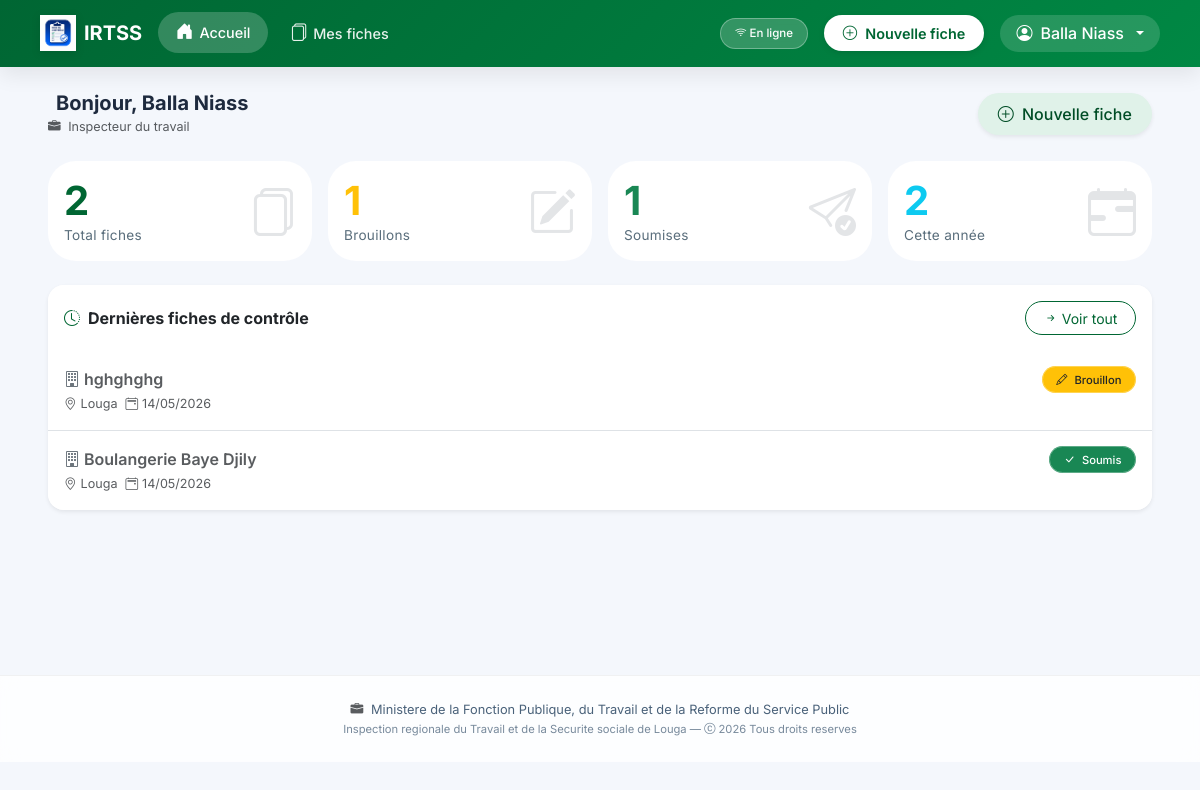
The page / (signed in) on the database as committed earlier.
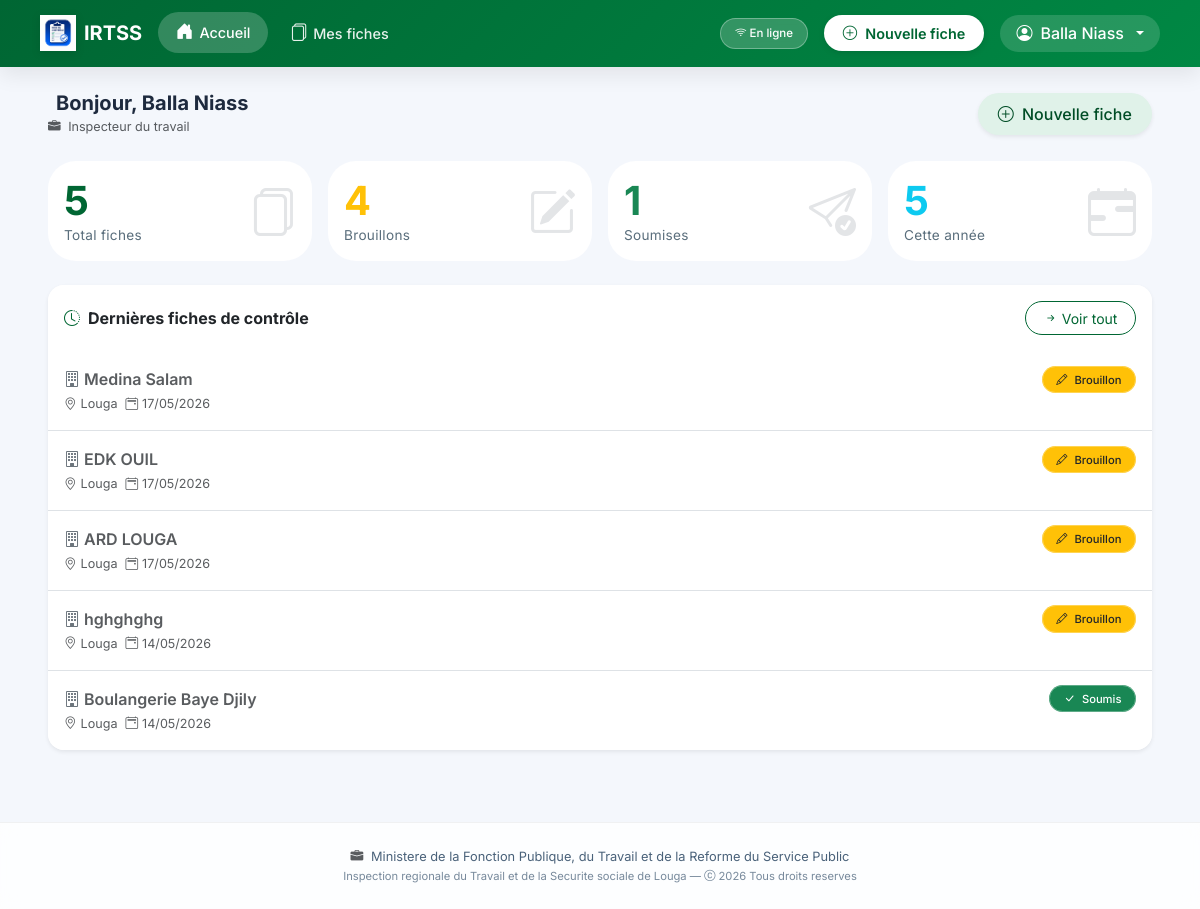
The same page on the database as committed later.
### inspection/models.py (models this page shows, shortened)
class FicheControle(models.Model):
    STATUT_CHOICES = [
        ('brouillon', 'Brouillon'),
        ('soumis', 'Soumis'),
    ]
    inspecteur = models.ForeignKey(User, on_delete=models.CASCADE, related_name='fiches')
    entreprise = models.CharField(max_length=255, verbose_name="Entreprise ou Établissement")
    date_controle = models.DateField(verbose_name="Date du contrôle")
    lieu = models.CharField(max_length=100, default="Louga", verbose_name="Lieu")
    statut = models.CharField(max_length=20, choices=STATUT_CHOICES, default='brouillon')
    local_id = models.CharField(max_length=100, blank=True, null=True)
    adresse = models.TextField(blank=True)
    telephone = models.CharField(max_length=50, blank=True)
    email_entreprise = models.EmailField(blank=True)
    date_ouverture = models.DateField(null=True, blank=True)
    forme_juridique = models.CharField(max_length=100, blank=True)
    activite_principale = models.CharField(max_length=200, blank=True)
    chef_nom = models.CharField(max_length=200, blank=True, verbose_name="Chef d'établissement - Prénom et Nom")
    chef_cellulaire = models.CharField(max_length=50, blank=True)
    chef_email = models.EmailField(blank=True)
    representant_nom = models.CharField(max_length=200, blank=True, verbose_name="Représentant travailleurs - Prénom et Nom")
    representant_qualite = models.CharField(max_length=100, blank=True)
    representant_cellulaire = models.CharField(max_length=50, blank=True)
    representant_email = models.EmailField(blank=True)
    doe = models.CharField(max_length=3, blank=True, verbose_name="Déclaration d'Ouverture d'Établissement (DOE)")
    registre_paie = models.CharField(max_length=3, blank=True)
    cadres_hommes = models.PositiveIntegerField(null=True, blank=True, default=0)
    cadres_femmes = models.PositiveIntegerField(null=True, blank=True, default=0)
    ouvriers_hommes = models.PositiveIntegerField(null=True, blank=True, default=0)
    ouvriers_femmes = models.PositiveIntegerField(null=True, blank=True, default=0)
    cdi = models.PositiveIntegerField(null=True, blank=True, default=0, verbose_name="CDI")
    cdd = models.PositiveIntegerField(null=True, blank=True, default=0, verbose_name="CDD")
    cs = models.PositiveIntegerField(null=True, blank=True, default=0, verbose_name="CS")
    c_app = models.PositiveIntegerField(null=True, blank=True, default=0, verbose_name="C APP")
    autres_contrats = models.PositiveIntegerField(null=True, blank=True, default=0, verbose_name="Autres")
    remuneration_au_temps_1 = models.BooleanField(default=False)
    remuneration_au_temps_2 = models.BooleanField(default=False)
    remuneration_a_la_piece_1 = models.BooleanField(default=False)
    remuneration_a_la_piece_2 = models.BooleanField(default=False)
    remuneration_les_deux_1 = models.BooleanField(default=False)
    remuneration_les_deux_2 = models.BooleanField(default=False)
    salaires_conformes_1 = models.CharField(max_length=3, blank=True)
    salaires_conformes_2 = models.CharField(max_length=3, blank=True)
    bulletins_paie_1 = models.CharField(max_length=3, blank=True)
    bulletins_paie_2 = models.CharField(max_length=3, blank=True)
    heures_sup_1 = models.CharField(max_length=3, blank=True)
    heures_sup_2 = models.CharField(max_length=3, blank=True)
    prime_anciennete_1 = models.CharField(max_length=3, blank=True)
    prime_anciennete_2 = models.CharField(max_length=3, blank=True)
    jours_feries_1 = models.CharField(max_length=3, blank=True)
    jours_feries_2 = models.CharField(max_length=3, blank=True)
    indemnites_transport_1 = models.CharField(max_length=3, blank=True)
    indemnites_transport_2 = models.CharField(max_length=3, blank=True)
    horaires_affiches_1 = models.CharField(max_length=3, blank=True)
    horaires_affiches_2 = models.CharField(max_length=3, blank=True)
    amenagement_8h_5j_1 = models.CharField(max_length=3, blank=True)
    amenagement_8h_5j_2 = models.CharField(max_length=3, blank=True)
    amenagement_6h40_6j_1 = models.CharField(max_length=3, blank=True)
    amenagement_6h40_6j_2 = models.CharField(max_length=3, blank=True)
    pause_quotidienne_1 = models.CharField(max_length=3, blank=True)
    pause_quotidienne_2 = models.CharField(max_length=3, blank=True)
    repos_hebdomadaire_1 = models.CharField(max_length=3, blank=True)
    repos_hebdomadaire_2 = models.CharField(max_length=3, blank=True)
    declaration_css_1 = models.CharField(max_length=3, blank=True)
    declaration_css_2 = models.CharField(max_length=3, blank=True)
    adhesion_css_1 = models.CharField(max_length=3, blank=True)
    adhesion_css_2 = models.CharField(max_length=3, blank=True)
    adhesion_ipres_1 = models.CharField(max_length=3, blank=True)
    adhesion_ipres_2 = models.CharField(max_length=3, blank=True)
    adhesion_ipm_1 = models.CharField(max_length=3, blank=True)
    adhesion_ipm_2 = models.CharField(max_length=3, blank=True)
    cotisations_css_1 = models.CharField(max_length=3, blank=True)
    cotisations_css_2 = models.CharField(max_length=3, blank=True)
    cotisations_ipres_1 = models.CharField(max_length=3, blank=True)
    cotisations_ipres_2 = models.CharField(max_length=3, blank=True)
    cotisations_ipm_1 = models.CharField(max_length=3, blank=True)
    cotisations_ipm_2 = models.CharField(max_length=3, blank=True)
    delegues_personnel_1 = models.CharField(max_length=3, blank=True)
    delegues_personnel_2 = models.CharField(max_length=3, blank=True)
    reglement_interieur_1 = models.CharField(max_length=3, blank=True)
    reglement_interieur_2 = models.CharField(max_length=3, blank=True)
    comite_hst_1 = models.CharField(max_length=3, blank=True)
    comite_hst_2 = models.CharField(max_length=3, blank=True)
    visite_medicale_1 = models.CharField(max_length=3, blank=True)
    visite_medicale_2 = models.CharField(max_length=3, blank=True)
    extincteurs_1 = models.CharField(max_length=3, blank=True)
    extincteurs_2 = models.CharField(max_length=3, blank=True)
    epi_disponible_1 = models.CharField(max_length=3, blank=True)
    epi_disponible_2 = models.CharField(max_length=3, blank=True)
    epi_effectif_1 = models.CharField(max_length=3, blank=True)
    epi_effectif_2 = models.CharField(max_length=3, blank=True)
    toilettes_1 = models.CharField(max_length=3, blank=True)
    toilettes_2 = models.CharField(max_length=3, blank=True)
    conges_1 = models.CharField(max_length=3, blank=True)
    conges_2 = models.CharField(max_length=3, blank=True)
    dasmo_bs_1 = models.CharField(max_length=3, blank=True)
    dasmo_bs_2 = models.CharField(max_length=3, blank=True)
    observations_divers = models.TextField(blank=True)
    observations_generales = models.TextField(blank=True)
    suite_observations_orales = models.BooleanField(default=False)
    suite_observations_ecrites = models.BooleanField(default=False)
    suite_mise_en_demeure = models.BooleanField(default=False)
    suite_pv_infraction = models.BooleanField(default=False)
    suite_refere = models.BooleanField(default=False)
    delai_reception = models.BooleanField(default=False)
    delai_un_mois = models.BooleanField(default=False)
    delai_autres = models.BooleanField(default=False)
    delai_autres_precision = models.CharField(max_length=200, blank=True)
    signature_equipe = models.CharField(max_length=200, blank=True)
    signature_gerant = models.CharField(max_length=200, blank=True)
    created_at = models.DateTimeField(auto_now_add=True)
    updated_at = models.DateTimeField(auto_now=True)
    class Meta:
        ordering = ['-created_at']
        verbose_name = "Fiche de contrôle"
        verbose_name_plural = "Fiches de contrôle"

### inspection/views.py (the view)
# urls.py: path('', views.tableau_de_bord, name='tableau_de_bord'),
@login_required
def tableau_de_bord(request):
    user = request.user
    fiches = FicheControle.objects.all() if user.is_staff else FicheControle.objects.filter(inspecteur=user)
    total       = fiches.count()
    brouillons  = fiches.filter(statut='brouillon').count()
    soumises    = fiches.filter(statut='soumis').count()
    cette_annee = fiches.filter(created_at__year=timezone.now().year).count()
    recentes    = fiches[:10]
    return render(request, 'inspection/tableau_de_bord.html', {
        'total': total, 'brouillons': brouillons,
        'soumises': soumises, 'cette_annee': cette_annee, 'recentes': recentes,
    })

### templates/inspection/tableau_de_bord.html (shortened to what this page needs)
{% extends 'inspection/base.html' %}
{% load static %}
{% block content %}
<div class="container-fluid px-3 px-lg-4">
  <div class="d-flex flex-wrap align-items-center justify-content-between mb-4 gap-2">
    <div>
      <h5 class="fw-bold mb-0 d-flex align-items-center gap-2">
        Bonjour, {{ user.first_name }} {{ user.last_name }}
      </h5>
      <small class="text-muted">
        <i class="bi bi-briefcase-fill me-1"></i>
        {% if user.is_staff %}Administrateur IRTSS{% else %}Inspecteur du travail{% endif %}
      </small>
    </div>
    <a href="{% url 'nouvelle_fiche' %}" class="btn btn-senegal-soft shadow-sm">
      <i class="bi bi-plus-circle me-1"></i> Nouvelle fiche
    </a>
  </div>
  <div class="row g-3 mb-4">
    <div class="col-6 col-md-3">
      <div class="stat-card p-3">
        <div class="stat-value text-senegal">{{ total|default:"0" }}</div>
        <div class="stat-label">Total fiches</div>
        <i class="bi bi-files stat-icon"></i>
      </div>
    </div>
    <div class="col-6 col-md-3">
      <div class="stat-card p-3">
        <div class="stat-value text-warning">{{ brouillons|default:"0" }}</div>
        <div class="stat-label">Brouillons</div>
        <i class="bi bi-pencil-square stat-icon"></i>
      </div>
    </div>
    <div class="col-6 col-md-3">
      <div class="stat-card p-3">
        <div class="stat-value text-success">{{ soumises|default:"0" }}</div>
        <div class="stat-label">Soumises</div>
        <i class="bi bi-send-check stat-icon"></i>
      </div>
    </div>
    <div class="col-6 col-md-3">
      <div class="stat-card p-3">
        <div class="stat-value text-info">{{ cette_annee|default:"0" }}</div>
        <div class="stat-label">Cette année</div>
        <i class="bi bi-calendar-range stat-icon"></i>
      </div>
    </div>
  </div>
  <div class="card border-0 shadow-sm rounded-4 overflow-hidden">
    <div class="card-header bg-white py-3 d-flex flex-wrap justify-content-between align-items-center border-0">
      <h6 class="mb-0 fw-bold">
        <i class="bi bi-clock-history me-2 text-senegal"></i>Dernières fiches de contrôle
      </h6>
      <a href="{% url 'liste_fiches' %}" class="btn btn-outline-senegal btn-sm">
        <i class="bi bi-arrow-right-short"></i> Voir tout
      </a>
    </div>
    <div class="card-body p-0">
      {% if recentes %}
      <div class="list-group list-group-flush">
        {% for fiche in recentes %}
        <a href="{% url 'detail_fiche' fiche.pk %}" class="list-group-item list-group-item-action fiche-item px-3 py-3">
          <div class="d-flex flex-wrap justify-content-between align-items-start gap-2">
            <div class="flex-grow-1">
              <div class="fw-semibold fs-6">
                <i class="bi bi-building me-1 text-secondary"></i>{{ fiche.entreprise }}
              </div>
              <div class="small text-muted mt-1 d-flex flex-wrap gap-2">
                <span><i class="bi bi-geo-alt me-1"></i>{{ fiche.lieu|default:"Lieu non renseigné" }}</span>
                <span><i class="bi bi-calendar2-event me-1"></i>{{ fiche.date_controle|date:"d/m/Y" }}</span>
              </div>
            </div>
            <div>
              <span class="badge-statut {% if fiche.statut == 'soumis' %}bg-success text-white{% else %}bg-warning text-dark{% endif %}">
                <i class="bi {% if fiche.statut == 'soumis' %}bi-check-lg{% else %}bi-pencil{% endif %} me-1"></i>
                {{ fiche.get_statut_display }}
              </span>
            </div>
          </div>
        </a>
        {% endfor %}
      </div>
      {% endif %}
    </div>
  </div>
</div>
{% endblock %}

### templates/inspection/base.html (shortened to what this page needs)
{% load static %}
<!DOCTYPE html>
<html lang="fr">
<head>
  <link rel="stylesheet" href="{% static 'css/bootstrap.min.css' %}">
  <link rel="stylesheet" href="{% static 'icons/bootstrap-icons.css' %}">
  <link rel="stylesheet" href="{% static 'css/style.css' %}">
</head>
<body>
{% if user.is_authenticated %}
<nav class="navbar navbar-expand-lg navbar-modern sticky-top">
  <div class="container-fluid px-3 px-lg-4">
    <a class="navbar-brand d-flex align-items-center gap-2" href="{% url 'tableau_de_bord' %}">
      <img src="{% static 'icons/logo.png' %}" alt="IRTSS Louga" height="36">
      <span class="fw-bold text-white">IRTSS</span>
    </a>
    <div class="collapse navbar-collapse" id="mainNavbar">
      <ul class="navbar-nav me-auto mb-2 mb-lg-0 align-items-center gap-1">
        <li class="nav-item">
          <a class="nav-link-custom {% if request.resolver_match.url_name == 'tableau_de_bord' %}active{% endif %}"
             href="{% url 'tableau_de_bord' %}">
            <i class="bi bi-house-door-fill"></i>
            <span>Accueil</span>
          </a>
        </li>
        <li class="nav-item">
          <a class="nav-link-custom {% if 'fiche' in request.resolver_match.url_name %}active{% endif %}"
             href="{% url 'liste_fiches' %}">
            <i class="bi bi-files"></i>
            <span>Mes fiches</span>
          </a>
        </li>
      </ul>
      <div class="d-flex align-items-center gap-3 ms-auto">
        <div id="statut-connexion" class="badge-statut">
        </div>
        <a href="{% url 'nouvelle_fiche' %}" class="btn-nouvelle-fiche">
          <i class="bi bi-plus-circle"></i>
          <span>Nouvelle fiche</span>
        </a>
        <div class="dropdown dropdown-user">
          <button class="btn dropdown-toggle d-flex align-items-center gap-2"
                  data-bs-toggle="dropdown">
            <i class="bi bi-person-circle fs-6"></i>
            <span class="d-none d-md-inline">
              {% if user.first_name %}
                {{ user.first_name }} {{ user.last_name }}
              {% else %}
                {{ user.username }}
              {% endif %}
            </span>
          </button>
        </div>
      </div>
    </div>
  </div>
</nav>
{% endif %}
<main class="py-4">
  <div class="container-fluid px-3 px-lg-4">
    {% block content %}{% endblock %}
  </div>
</main>
<footer class="footer text-center py-4 mt-5">
  <div class="container">
    <i class="bi bi-briefcase-fill me-1 text-muted"></i>
    Ministere de la Fonction Publique, du Travail et de la Reforme du Service Public
    <br>
    <span class="small opacity-75">
      Inspection regionale du Travail et de la Securite sociale de Louga —
      <i class="bi bi-c-circle"></i>
      <span id="current-year"></span>
      Tous droits reserves
    </span>
  </div>
</footer>
</body>
</html>

Rows that differ between the two databases and show on the page:
added FicheControle: entreprise "Medina Salam", lieu "Louga", date_controle "17/05/2026", statut "Brouillon"
added FicheControle: entreprise "EDK OUIL", lieu "Louga", date_controle "17/05/2026", statut "Brouillon"
added FicheControle: entreprise "ARD LOUGA", lieu "Louga", date_controle "17/05/2026", statut "Brouillon"
Other text that changed with them:
{{ total|default:"0" }}: "2" → "5"
{{ brouillons|default:"0" }}: "1" → "4"
{{ cette_annee|default:"0" }}: "2" → "5"
